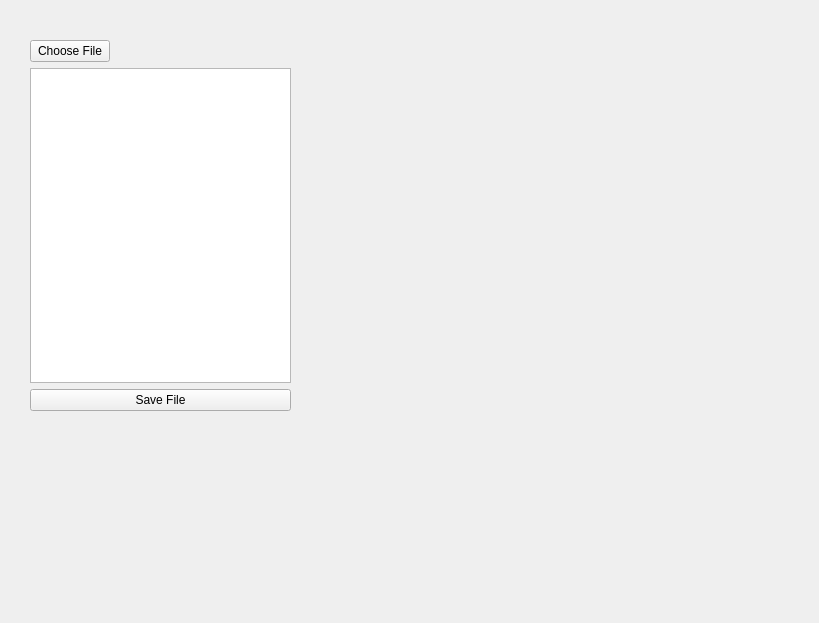
<?xml version="1.0" encoding="UTF-8"?>
<ui version="4.0">
 <class>Widget</class>
 <widget class="QWidget" name="Widget">
  <property name="geometry">
   <rect>
    <x>0</x>
    <y>0</y>
    <width>819</width>
    <height>623</height>
   </rect>
  </property>
  <property name="windowTitle">
   <string>Widget</string>
  </property>
  <widget class="QWidget" name="verticalLayoutWidget_2">
   <property name="geometry">
    <rect>
     <x>30</x>
     <y>40</y>
     <width>261</width>
     <height>371</height>
    </rect>
   </property>
   <layout class="QVBoxLayout" name="verticalLayout_2">
    <item>
     <layout class="QVBoxLayout" name="verticalLayout">
      <item>
       <layout class="QHBoxLayout" name="horizontalLayout">
        <item>
         <widget class="QPushButton" name="btnChoose">
          <property name="text">
           <string>Choose File</string>
          </property>
         </widget>
        </item>
        <item>
         <widget class="QLabel" name="lblFileName">
          <property name="font">
           <font>
            <family>Arial</family>
            <bold>false</bold>
           </font>
          </property>
          <property name="text">
           <string/>
          </property>
          <property name="buddy">
           <cstring></cstring>
          </property>
         </widget>
        </item>
        <item>
         <spacer name="horizontalSpacer_2">
          <property name="orientation">
           <enum>Qt::Horizontal</enum>
          </property>
          <property name="sizeHint" stdset="0">
           <size>
            <width>40</width>
            <height>20</height>
           </size>
          </property>
         </spacer>
        </item>
       </layout>
      </item>
     </layout>
    </item>
    <item>
     <widget class="QTextEdit" name="listView">
      <property name="readOnly">
       <bool>true</bool>
      </property>
     </widget>
    </item>
    <item>
     <widget class="QPushButton" name="btnSave">
      <property name="text">
       <string>Save File</string>
      </property>
     </widget>
    </item>
   </layout>
  </widget>
 </widget>
 <resources/>
 <connections/>
</ui>
